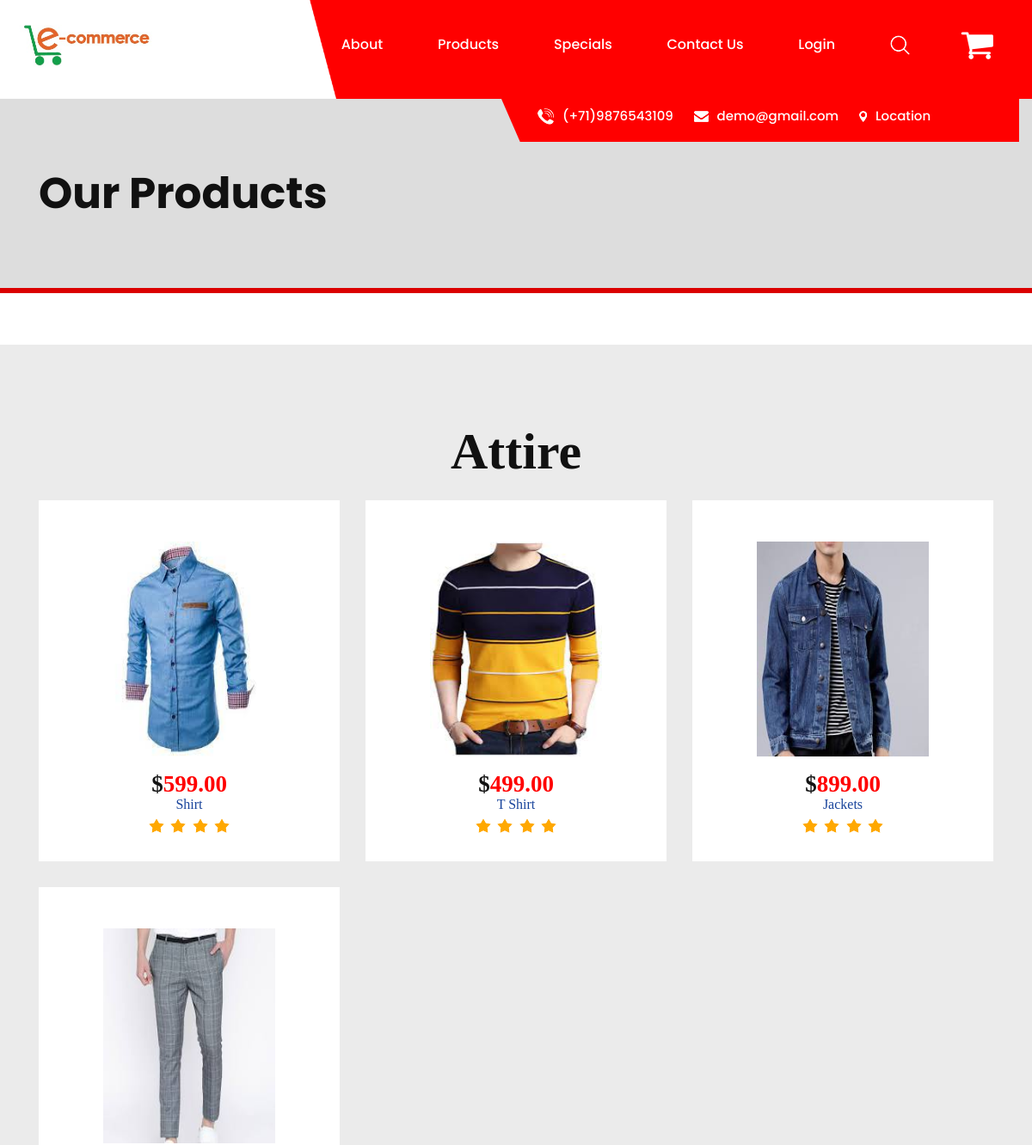
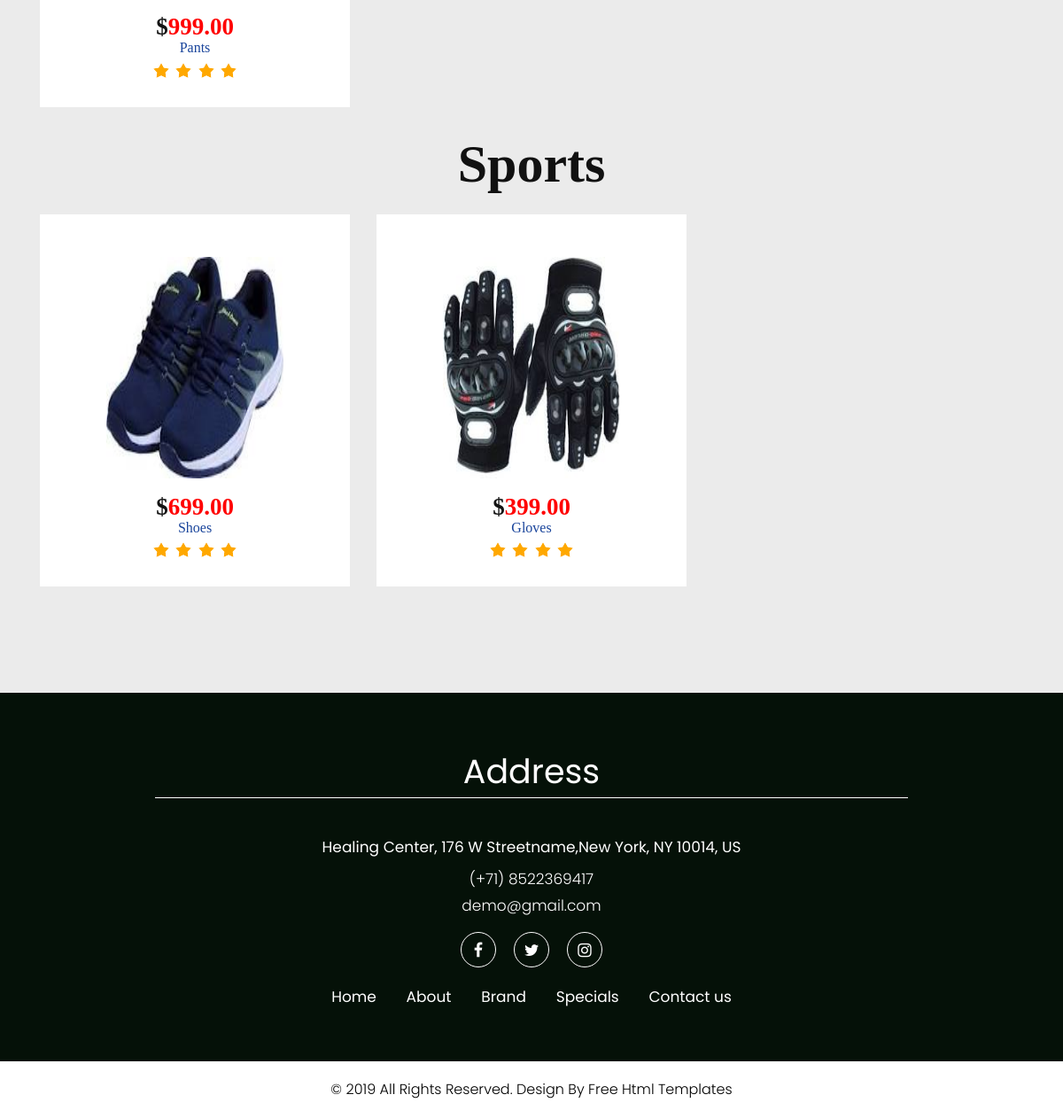
Screenshot of /products/ with the database file from the repository (2 pictures, top to bottom).
### Core/models.py (models this page shows, shortened)
class Categories(models.Model):
    name = models.CharField(max_length=20)
    deleted = models.BooleanField(default=False)
    class Meta:
        verbose_name_plural = 'Categories'
    def __str__(self):
        return self.name

class Product(models.Model):
    name = models.CharField(max_length=20)
    price = models.DecimalField(max_digits=7, decimal_places=2)
    description = models.CharField(max_length=2000)
    category_id = models.ForeignKey(to=Categories, on_delete=models.CASCADE)
    size_id = models.ManyToManyField(Size)
    image = models.FileField(upload_to='Product_Images/', blank=True, default='no_photo.jpg')
    deleted = models.BooleanField(default=False)

### Core/views.py (the view)
# urls.py: path('products/', views.Brand, name="Brand"),
def Brand(request):
    categories = Categories.objects.all()
    products = Product.objects.all()
    return render(request, "Core/brand.html", {'categories' : categories, 'products' : products})

### Core/templates/Core/brand.html
{% extends 'Core/index.html' %}
{% load static %}
{% block section %}
<div class="brand_color">
    <div class="container">
        <div class="row">
            <div class="col-md-12">
                <div class="titlepage">
                    <h2>Our Products</h2>
                </div>
            </div>
        </div>
    </div>
</div>
<div class="brand">
    <div class="brand-bg">
        {% if categories %}
        {% for category in categories %}
        {% if category.deleted %}
        {% else %}
        <div class="container">
            <h1 style="font-size: 60px;" class="card-title font-weight-bold text-center">{{ category }}</h1>
            <div class="row">
                {% if products %}
                {% for product in products %}
                {% if product.deleted %}
                {% else %}
                {% if product.category_id == category %}
                <div class="col-xl-4 col-lg-4 col-md-4 col-sm-6 margin">
                    <div class="brand_box pt-5">
                        <a href="{% url 'Show' category.id product.id %}"><img class="product_img" src="{{ product.image.url }}" alt="img" /></a>
                        <h3>$<strong class="red">{{ product.price }}</strong></h3>
                        <span>{{ product.name }}</span>
                        <i><img src="{% static 'Core/images/star.png' %}" /></i>
                        <i><img src="{% static 'Core/images/star.png' %}" /></i>
                        <i><img src="{% static 'Core/images/star.png' %}" /></i>
                        <i><img src="{% static 'Core/images/star.png' %}" /></i>
                    </div>
                </div>
                {% endif %}
                {% endif %}
                {% endfor %}
                {% else %}
                <div class="col-xl-12 col-lg-12 col-md-12 col-sm-12 margin">
                    <div class="brand_box pt-5">
                        <span style="font-size: 40px;">No Products Available</span>
                    </div>
                </div>
                {% endif %}
            </div>
        </div>
        {% endif %}
        {% endfor %}
        {% endif %}
    </div>
</div>
{% endblock section %}

### Core/templates/Core/index.html (shortened to what this page needs)
<!DOCTYPE html>
<html lang="en">
{% load static %}
<head>
    <link rel="stylesheet" href="{% static 'Core/css/bootstrap.min.css' %}">
    <link rel="stylesheet" href="{% static 'Core/css/style.css' %}">
    <link rel="stylesheet" href="{% static 'Core/css/responsive.css' %}">
    <link rel="stylesheet" href="{% static 'Core/css/jquery.mCustomScrollbar.min.css' %}">
    <link rel="stylesheet" href="https://netdna.bootstrapcdn.com/font-awesome/4.0.3/css/font-awesome.css">
    <link rel="stylesheet" href="https://cdnjs.cloudflare.com/ajax/libs/font-awesome/4.7.0/css/font-awesome.min.css">
    <link rel="stylesheet" href="{% static 'Core/css/owl.carousel.min.css' %}">
    <link rel="stylesheet" href="{% static 'Core/css/owl.theme.default.min.css' %}">
    <link rel="stylesheet" href="https://cdnjs.cloudflare.com/ajax/libs/fancybox/2.1.5/jquery.fancybox.min.css"
        media="screen">
</head>
<body class="main-layout ">
    <header>
        <div class="header">
            <div class="container-fluid">
                <div class="row">
                    <div class="col-xl-2 col-lg-2 col-md-2 col-sm-2 col logo_section">
                        <div class="full">
                            <div class="center-desk">
                                <div class="logo">
                                    <a href="{% url 'Home' %}"><img src="{% static 'Core/images/logo.jpg' %}" alt="Logo"></a>
                                </div>
                            </div>
                        </div>
                    </div>
                    <div class="col-xl-10 col-lg-10 col-md-10 col-sm-10">
                        <div class="menu-area">
                            <div class="limit-box">
                                <nav class="main-menu">
                                    <ul class="menu-area-main">
                                        <li class="active"> <a href="{% url 'Home' %}">Home</a> </li>
                                        <li> <a href="{% url 'About' %}">About</a> </li>
                                        <li><a href="{% url 'Brand' %}">Products</a></li>
                                        <li><a href="{% url 'Specials' %}">Specials</a></li>
                                        <li><a href="{% url 'Contact' %}">Contact Us</a></li>
                                        {% if request.user.is_authenticated %}
                                        <li><a href="{% url 'logout' %}">Logout</a></li>
                                        {% else %}
                                        <li><a href="{% url 'login' %}">Login</a></li>
                                        {% endif %}
                                        <li class="last">
                                            <a href="#"><img src="{% static 'Core/images/search_icon.png' %}"
                                                    alt="Search_Icon" /></a>
                                        <li><a href="{% url 'ViewCart' %}"><i style="font-size:40px;" class="fa fa-shopping-cart"></i></a>
                                        </li>
                                        </li>
                                    </ul>
                                </nav>
                            </div>
                        </div>
                    </div>
                    <div class="col-md-6 offset-md-6">
                        <div class="location_icon_bottum">
                            <ul>
                                <li><img src="{% static 'Core/icon/call.png' %}" />(+71)9876543109</li>
                                <li><img src="{% static 'Core/icon/email.png' %}" />demo@gmail.com</li>
                                <li><img src="{% static 'Core/icon/loc.png' %}" />Location</li>
                            </ul>
                        </div>
                    </div>
                </div>
            </div>
        </div>
    </header>
    {% block section %}{% endblock section %}
    <footer>
        <div id="contact" class="footer">
            <div class="container">
                <div class="row pdn-top-30">
                    <div class="col-md-12 ">
                        <div class="footer-box">
                            <div class="headinga">
                                <h3>Address</h3>
                                <span>Healing Center, 176 W Streetname,New York, NY 10014, US</span>
                                <p>(+71) 8522369417
                                    <br>demo@gmail.com
                                </p>
                            </div>
                            <ul class="location_icon">
                                <li> <a href="#"><i class="fa fa-facebook-f"></i></a></li>
                                <li> <a href="#"><i class="fa fa-twitter"></i></a></li>
                                <li> <a href="#"><i class="fa fa-instagram"></i></a></li>
                            </ul>
                            <div class="menu-bottom">
                                <ul class="link">
                                    <li> <a href="#">Home</a></li>
                                    <li> <a href="#">About</a></li>
                                    <li> <a href="#">Brand </a></li>
                                    <li> <a href="#">Specials </a></li>
                                    <li> <a href="#"> Contact us</a></li>
                                </ul>
                            </div>
                        </div>
                    </div>
                </div>
            </div>
            <div class="copyright">
                <div class="container">
                    <p>© 2019 All Rights Reserved. Design By<a href="https://html.design/"> Free Html Templates</a></p>
                </div>
            </div>
        </div>
    </footer>
</body>
</html>

### rows the page displays
Categories: name "Attire"
Product: image (picture), price "599.00", name "Shirt", deleted False (drawn)
Product: image (picture), price "499.00", name "T Shirt", deleted False (drawn)
Product: image (picture), price "899.00", name "Jackets", deleted False (drawn)
Product: image (picture), price "999.00", name "Pants", deleted False (drawn)
Categories: name "Sports"
Product: image (picture), price "699.00", name "Shoes", deleted False (drawn)
Product: image (picture), price "399.00", name "Gloves", deleted False (drawn)
